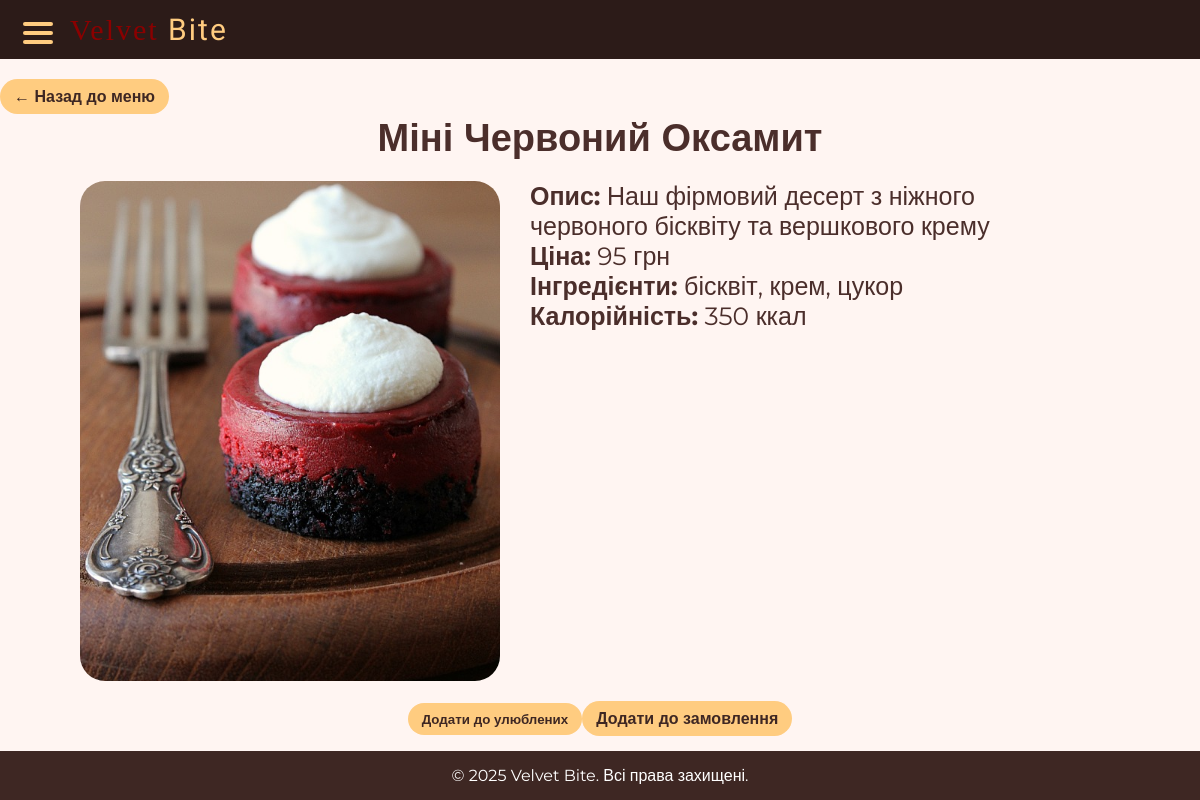
The page /dish/1 on the database its author committed.
### tables this page shows
CREATE TABLE "dish" (
	"id"	INTEGER NOT NULL,
	"name"	TEXT NOT NULL,
	"price"	TEXT NOT NULL,
	"image"	BLOB NOT NULL,
	"description"	TEXT,
	"ingredients"	TEXT,
	"calories"	NUMERIC,
	PRIMARY KEY("id" AUTOINCREMENT)
);

### main.py (the view)
@app.route('/dish/<int:dish_id>')
def dish(dish_id):
    dish = get_dish_by_id(dish_id)
    user_id = session.get('user_id')
    fav = None
    is_fav = False
    if user_id:
        fav = get_favourite_by_dish(dish_id, user_id)
        is_fav = bool(fav)
    return render_template('dish.html', dish=dish, is_fav=is_fav)

### database.py (called while the page is built)
def get_db():
    if 'db' not in g:
        g.db = sqlite3.connect('my_database.db')
        g.db.row_factory = sqlite3.Row  # Для отримання результатів у вигляді словника
    return g.db

def get_dish_by_id(dish_id):
    db = get_db()
    cursor = db.cursor()
    cursor.execute('SELECT * FROM dish WHERE id = ?', (dish_id,))
    return cursor.fetchone()

### main.py (called while the page is built)
@app.before_request
def startup():
    if not app.config.get('DB_INIT_DONE'):
        try:
            with app.app_context():
                init_db()
                add_admin('admin', '11111')
        except Exception:
            pass
        app.config['DB_INIT_DONE'] = True

### templates/dish.html (shortened to what this page needs)
<!DOCTYPE html>
<html lang="uk">
<head>
    <link rel="stylesheet" href="{{ url_for('static', filename='style.css') }}">
</head>
</head>
<body>
    <header>
        <nav class="navbar">
            <div class="menu-toggle" id="menu-toggle">
                <span></span>
                <span></span>
                <span></span>
            </div>
            <h1 class="logo"><span>Velvet</span> Bite</h1>
        </nav>
    </header>
    <main>
        <section class="dish">
            <a href="/#menu" class="dish-btn">← Назад до меню</a>
            <h1 class="dish-name">{{ dish.name }}</h1>
        </section>
        <section class="dish-detail">
            <img src="{{ url_for('static', filename=dish.image) }}" alt="{{ dish.name }}">
            <div class="dish-info">
                <p><strong>Опис:</strong> {{ dish.description }}</p>
                <p><strong>Ціна:</strong> {{ dish.price|int }} грн</p>
                <p><strong>Інгредієнти:</strong> {{ dish.ingredients }}</p>
                <p><strong>Калорійність:</strong> {{ dish.calories }} ккал</p>
            </div>
        </section>
        <section class="dish-order">
            {% if is_fav %}
            <form method="post" action="{{ url_for('remove_from_favourite', dish_id=dish.id) }}" style="display:inline">
                <button type="submit" class="dish-btn">Видалити з улюблених</button>
            </form>
            {% else %}
            <form method="post" action="{{ url_for('add_to_favourite', dish_id=dish.id) }}" style="display:inline">
                <button type="submit" class="dish-btn">Додати до улюблених</button>
            </form>
            {% endif %}
            <a class="dish-btn" href="{{ url_for('order') }}?dish_id={{ dish.id }}&qty=1">Додати до замовлення</a>
        </section>
    </main>
    <footer>
        <p>© 2025 Velvet Bite. Всі права захищені.</p>
    </footer>
</body>
</html>

### static/style.css (style rules this page uses)
* { margin: 0; padding: 0; box-sizing: border-box; font-family: "Montserrat", sans-serif; }
html, body { height: 100%; }
body { background-color: #FFF5F2; color: #4B2E2B; font-family: 'Montserrat', sans-serif; margin: 0; padding: 0; display: flex; flex-direction: column; min-height: 100vh; }
.navbar { display: flex; justify-content: space-between; align-items: center; padding: 12px 60px; background: #2C1B18; position: relative; z-index: 999; flex-direction: row; }
.logo { font-family: 'Beau Rivage', serif; font-weight: 400; color: #ffcc80; letter-spacing: 2px; font-size: 30px; margin-left: 10px; }
.logo span { font-family: "Alegreya", serif; font-optical-sizing: auto; font-weight: 400; color: #8B0000; font-size: 30px; }
.menu-toggle { display: flex; flex-direction: column; justify-content: space-between; width: 30px; height: 22px; cursor: pointer; z-index: 1001; transition: all 0.3s ease; margin-left: 5px; position: fixed; left: 18px; top: 22px; }
.menu-toggle span { display: block; height: 4px; width: 100%; background: #ffcc80; border-radius: 3px; transition: all 0.3s ease; }
footer { background: #3e2723; color: #fff; text-align: center; padding: 15px 0; }
.dish-btn { margin-left: 80px; display: inline-block; background: #ffcc80; color: #3e2723; padding: 10px 20px; margin-top: 20px; border-radius: 25px; text-decoration: none; font-weight: bold; transition: background 0.3s; font-family: "Montserrat", sans-serif; font-optical-sizing: auto; font-style: normal; }
.dish h1 { font-size: 38px; color: #4B2E2B; text-align: center; }
.dish-detail { display: flex; align-items: flex-start; gap: 30px; margin-top: 20px; }
.dish-detail img { width: 35%; height: 500px; object-fit: cover; margin-left: 80px; border-radius: 25px; }
.dish-info { max-width: 500px; font-size: 25px; }
main, .menu-section, .contact-section, .dish-detail { flex: 1; }
a { text-decoration: none; color: inherit; -webkit-tap-highlight-color: transparent; }
.dish-order { display: flex; justify-content: center; align-items: center; }
.dish-btn { margin-left:0 }
.dish-btn { background:#ffcc80;color:#3e2723;padding:8px 14px;border-radius:18px;border:none;cursor:pointer;transition:transform 0.12s ease, background 0.18s }

### rows shown on the page
dish: name "Міні Червоний Оксамит", image (picture), description "Наш фірмовий десерт з ніжного червоного бісквіту та вершкового крему", price "95", ingredients "бісквіт, крем, цукор", calories "350"
